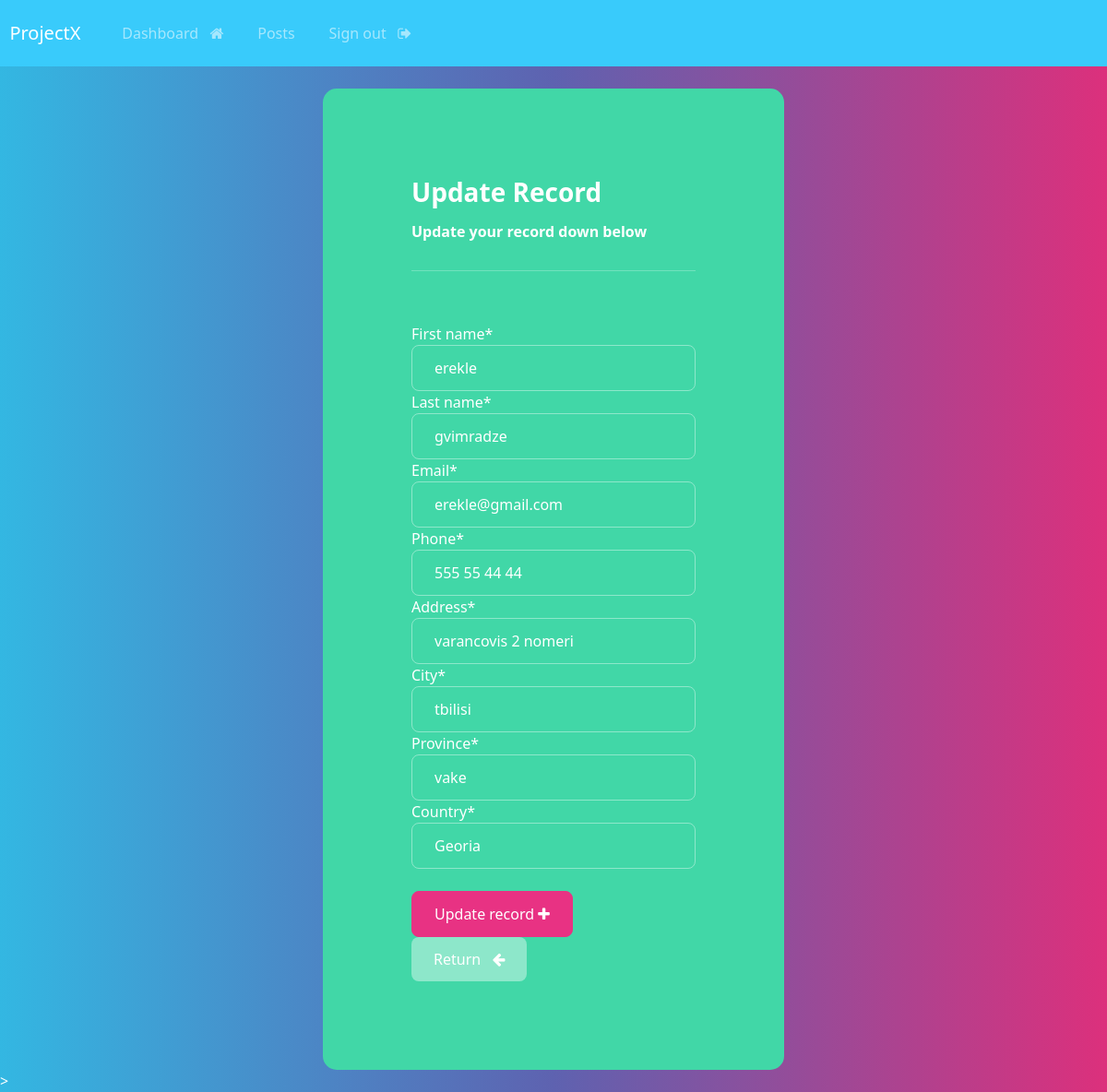
The app's page /update-record/1 (signed in) with its own data.
### webapp/models.py (models this page shows, shortened)
class Record(models.Model):
    creation_date = models.DateTimeField(auto_now_add=True) # we add a record when the data is created
    first_name = models.CharField(max_length=100)
    last_name = models.CharField(max_length=100)
    email = models.EmailField(max_length=255)
    phone = models.CharField(max_length=20)
    address = models.CharField(max_length=300)
    city = models.CharField(max_length=255)
    province = models.CharField(max_length=200)
    country = models.CharField(max_length=125)

### webapp/views.py (the view)
# urls.py: path('update-record/<int:pk>', views.update_record, name='update-record'),
@login_required(login_url='my-login')
def update_record(request, pk):
    record = Record.objects.get(id=pk)
    form = UpdateRecordForm(instance=record)  # instance will be the id which is primary key
    if request.method == 'POST':
        form = UpdateRecordForm(request.POST, instance=record)
        if form.is_valid():
            form.save()
            messages.success(request, 'Record was created')
            return redirect('dashboard')
    context = {'form': form}
    return render(request, 'webapp/update-record.html', context)

### webapp/forms.py
class UpdateRecordForm(forms.ModelForm):
    class Meta:
        model = Record
        fields = ['first_name', 'last_name', 'email', 'phone', 'address', 'city', 'province', 'country']

### templates/webapp/update-record.html (shortened to what this page needs)
{% extends 'webapp/base.html' %}
{% load crispy_forms_tags %}
{% block content %}
<body>
    <div class="container bg-success shadow-md p-5 form-layout">
        <h3>Update Record</h3>
        <h6>Update your record down below</h6>
        <hr>
        <br>
        <form action="" method="post" autocomplete="off">
            {{ form|crispy}}
            <br>
            <button type="submit" class="btn btn-primary">Update record <i class="fa fa-plus" aria-hidden="true"></i></button>
            <a href="{% url 'dashboard' %}" class='btn btn-secondary'>Return &nbsp; <i class="fa fa-arrow-left" aria-hidden="true"></i></a>
        </form>
    </div>
</body>
{% endblock content %}

### static/css/styles.css (style rules this page uses)
.form-layout { border-radius: 15px; width: 500px; }

### records on screen
Record: first_name "erekle", last_name "gvimradze", email "erekle@gmail.com", phone "555 55 44 44", address "varancovis 2 nomeri", city "tbilisi", province "vake", country "Georia"
